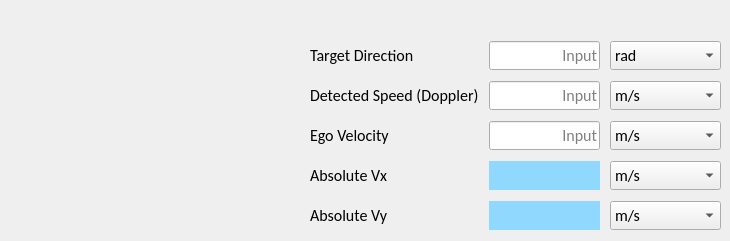
      <widget class="QWidget" name="tab_33">
       <attribute name="title">
        <string>Doppler Detection to Abs Dynamics</string>
       </attribute>
       <widget class="QWidget" name="gridLayoutWidget_35">
        <property name="geometry">
         <rect>
          <x>310</x>
          <y>40</y>
          <width>411</width>
          <height>192</height>
         </rect>
        </property>
        <layout class="QGridLayout" name="gridLayout_35" columnstretch="1,1,1">
         <property name="spacing">
          <number>10</number>
         </property>
         <item row="3" column="2">
          <widget class="QComboBox" name="comboBox_dda_vx">
           <property name="font">
            <font>
             <family>Calibri</family>
             <pointsize>12</pointsize>
             <bold>false</bold>
            </font>
           </property>
           <item>
            <property name="text">
             <string>m/s</string>
            </property>
           </item>
           <item>
            <property name="text">
             <string>kph</string>
            </property>
           </item>
          </widget>
         </item>
         <item row="0" column="1">
          <widget class="QLineEdit" name="input_dda_dir">
           <property name="font">
            <font>
             <family>Calibri</family>
             <pointsize>12</pointsize>
             <bold>false</bold>
            </font>
           </property>
           <property name="alignment">
            <set>Qt::AlignRight|Qt::AlignTrailing|Qt::AlignVCenter</set>
           </property>
           <property name="dragEnabled">
            <bool>true</bool>
           </property>
           <property name="placeholderText">
            <string>Input</string>
           </property>
          </widget>
         </item>
         <item row="2" column="1">
          <widget class="QLineEdit" name="input_dda_vego">
           <property name="font">
            <font>
             <family>Calibri</family>
             <pointsize>12</pointsize>
             <bold>false</bold>
            </font>
           </property>
           <property name="alignment">
            <set>Qt::AlignRight|Qt::AlignTrailing|Qt::AlignVCenter</set>
           </property>
           <property name="dragEnabled">
            <bool>true</bool>
           </property>
           <property name="placeholderText">
            <string>Input</string>
           </property>
          </widget>
         </item>
         <item row="0" column="2">
          <widget class="QComboBox" name="comboBox_dda_dir">
           <property name="font">
            <font>
             <family>Calibri</family>
             <pointsize>12</pointsize>
             <bold>false</bold>
            </font>
           </property>
           <item>
            <property name="text">
             <string>rad</string>
            </property>
           </item>
           <item>
            <property name="text">
             <string>deg</string>
            </property>
           </item>
          </widget>
         </item>
         <item row="4" column="1">
          <widget class="QLabel" name="output_dda_vy">
           <property name="font">
            <font>
             <family>Calibri</family>
             <pointsize>12</pointsize>
             <bold>false</bold>
            </font>
           </property>
           <property name="styleSheet">
            <string notr="true">QLabel{background-color: rgb(145, 216, 255)}</string>
           </property>
           <property name="text">
            <string/>
           </property>
           <property name="alignment">
            <set>Qt::AlignRight|Qt::AlignTrailing|Qt::AlignVCenter</set>
           </property>
          </widget>
         </item>
         <item row="3" column="0">
          <widget class="QLabel" name="label_189">
           <property name="font">
            <font>
             <family>Calibri</family>
             <pointsize>12</pointsize>
             <bold>false</bold>
            </font>
           </property>
           <property name="text">
            <string>Absolute Vx</string>
           </property>
          </widget>
         </item>
         <item row="1" column="1">
          <widget class="QLineEdit" name="input_dda_vdetected">
           <property name="font">
            <font>
             <family>Calibri</family>
             <pointsize>12</pointsize>
             <bold>false</bold>
            </font>
           </property>
           <property name="alignment">
            <set>Qt::AlignRight|Qt::AlignTrailing|Qt::AlignVCenter</set>
           </property>
           <property name="dragEnabled">
            <bool>true</bool>
           </property>
           <property name="placeholderText">
            <string>Input</string>
           </property>
          </widget>
         </item>
         <item row="1" column="0">
          <widget class="QLabel" name="label_185">
           <property name="font">
            <font>
             <family>Calibri</family>
             <pointsize>12</pointsize>
             <bold>false</bold>
            </font>
           </property>
           <property name="text">
            <string>Detected Speed (Doppler)</string>
           </property>
          </widget>
         </item>
         <item row="2" column="0">
          <widget class="QLabel" name="label_187">
           <property name="font">
            <font>
             <family>Calibri</family>
             <pointsize>12</pointsize>
             <bold>false</bold>
            </font>
           </property>
           <property name="text">
            <string>Ego Velocity</string>
           </property>
          </widget>
         </item>
         <item row="4" column="0">
          <widget class="QLabel" name="label_186">
           <property name="font">
            <font>
             <family>Calibri</family>
             <pointsize>12</pointsize>
             <bold>false</bold>
            </font>
           </property>
           <property name="text">
            <string>Absolute Vy</string>
           </property>
          </widget>
         </item>
         <item row="4" column="2">
          <widget class="QComboBox" name="comboBox_dda_vy">
           <property name="font">
            <font>
             <family>Calibri</family>
             <pointsize>12</pointsize>
             <bold>false</bold>
            </font>
           </property>
           <item>
            <property name="text">
             <string>m/s</string>
            </property>
           </item>
           <item>
            <property name="text">
             <string>kph</string>
            </property>
           </item>
          </widget>
         </item>
         <item row="2" column="2">
          <widget class="QComboBox" name="comboBox_dda_vego">
           <property name="font">
            <font>
             <family>Calibri</family>
             <pointsize>12</pointsize>
             <bold>false</bold>
            </font>
           </property>
           <item>
            <property name="text">
             <string>m/s</string>
            </property>
           </item>
           <item>
            <property name="text">
             <string>kph</string>
            </property>
           </item>
          </widget>
         </item>
         <item row="0" column="0">
          <widget class="QLabel" name="label_188">
           <property name="font">
            <font>
             <family>Calibri</family>
             <pointsize>12</pointsize>
             <bold>false</bold>
            </font>
           </property>
           <property name="text">
            <string>Target Direction</string>
           </property>
          </widget>
         </item>
         <item row="3" column="1">
          <widget class="QLabel" name="output_dda_vx">
           <property name="font">
            <font>
             <family>Calibri</family>
             <pointsize>12</pointsize>
             <bold>false</bold>
            </font>
           </property>
           <property name="styleSheet">
            <string notr="true">QLabel{background-color: rgb(145, 216, 255)}</string>
           </property>
           <property name="text">
            <string/>
           </property>
           <property name="alignment">
            <set>Qt::AlignRight|Qt::AlignTrailing|Qt::AlignVCenter</set>
           </property>
          </widget>
         </item>
         <item row="1" column="2">
          <widget class="QComboBox" name="comboBox_dda_vdetected">
           <property name="font">
            <font>
             <family>Calibri</family>
             <pointsize>12</pointsize>
             <bold>false</bold>
            </font>
           </property>
           <item>
            <property name="text">
             <string>m/s</string>
            </property>
           </item>
           <item>
            <property name="text">
             <string>kph</string>
            </property>
           </item>
          </widget>
         </item>
        </layout>
       </widget>
      </widget>
